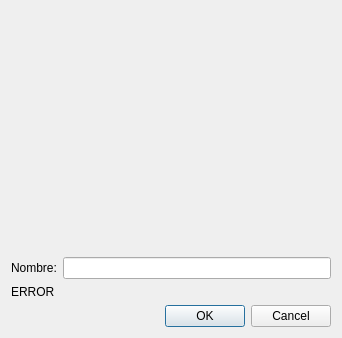
<?xml version="1.0" encoding="UTF-8"?>
<ui version="4.0">
 <class>frmRegistracion</class>
 <widget class="QDialog" name="frmRegistracion">
  <property name="geometry">
   <rect>
    <x>0</x>
    <y>0</y>
    <width>338</width>
    <height>326</height>
   </rect>
  </property>
  <property name="windowTitle">
   <string>Registrar imagen</string>
  </property>
  <layout class="QGridLayout" name="gridLayout">
   <item row="0" column="0">
    <widget class="QWidget" name="imagen" native="true">
     <property name="minimumSize">
      <size>
       <width>320</width>
       <height>240</height>
      </size>
     </property>
    </widget>
   </item>
   <item row="1" column="0">
    <layout class="QHBoxLayout" name="horizontalLayout">
     <item>
      <widget class="QLabel" name="label">
       <property name="text">
        <string>Nombre:</string>
       </property>
      </widget>
     </item>
     <item>
      <widget class="QLineEdit" name="txtNombreUsuario"/>
     </item>
    </layout>
   </item>
   <item row="3" column="0">
    <widget class="QDialogButtonBox" name="buttonBox">
     <property name="orientation">
      <enum>Qt::Horizontal</enum>
     </property>
     <property name="standardButtons">
      <set>QDialogButtonBox::Cancel|QDialogButtonBox::Ok</set>
     </property>
    </widget>
   </item>
   <item row="2" column="0">
    <widget class="QLabel" name="lblError">
     <property name="text">
      <string>ERROR</string>
     </property>
    </widget>
   </item>
  </layout>
 </widget>
 <resources/>
 <connections>
  <connection>
   <sender>buttonBox</sender>
   <signal>accepted()</signal>
   <receiver>frmRegistracion</receiver>
   <slot>accept()</slot>
   <hints>
    <hint type="sourcelabel">
     <x>248</x>
     <y>254</y>
    </hint>
    <hint type="destinationlabel">
     <x>157</x>
     <y>274</y>
    </hint>
   </hints>
  </connection>
  <connection>
   <sender>buttonBox</sender>
   <signal>rejected()</signal>
   <receiver>frmRegistracion</receiver>
   <slot>reject()</slot>
   <hints>
    <hint type="sourcelabel">
     <x>316</x>
     <y>260</y>
    </hint>
    <hint type="destinationlabel">
     <x>286</x>
     <y>274</y>
    </hint>
   </hints>
  </connection>
 </connections>
</ui>
